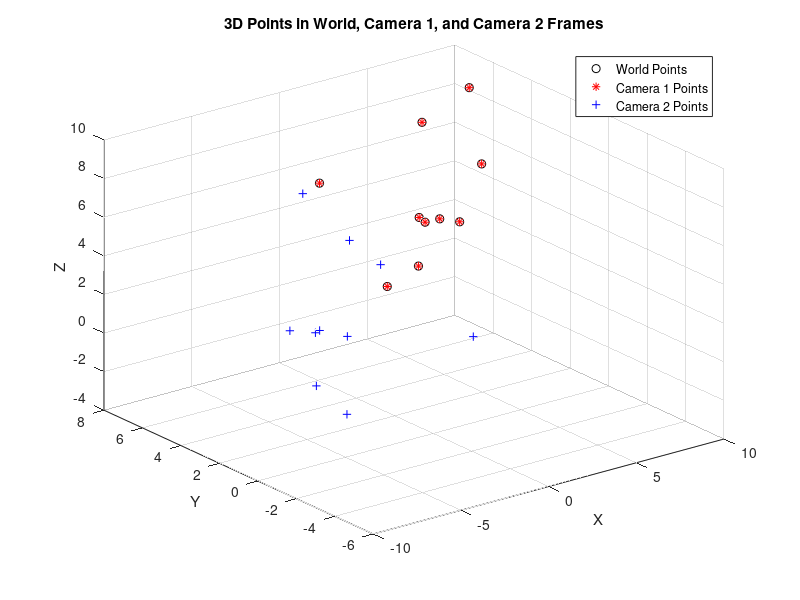

This figure's MATLAB source:
% Define 3D points in the world coordinate system
n_points = 10; % Number of points
P_world = rand(3, n_points) * 10; % Random 3D points

% Camera 1 (reference camera)
R1 = eye(3); % Identity rotation
t1 = [0; 0; 0]; % Zero translation

% Camera 2 (freely chosen pose)
theta = pi/4; % 45 degrees rotation around z-axis
R2 = [cos(theta), -sin(theta), 0; sin(theta), cos(theta), 0; 0, 0, 1]; % Rotation
t2 = [5; 2; 3]; % Translation

% Compute relative rotation and translation
R12 = R2; % Relative rotation is the rotation of Camera 2
t12 = -R2 * t2; % Relative translation

% Transform points
P_cam1 = R1 * (P_world - t1); % Points in Camera 1 frame (same as P_world)
P_cam2 = R2 * (P_world - t2); % Points in Camera 2 frame

% Validate transformation
P_cam2_reconstructed = R12 * P_cam1 + t12; % Reconstructed points in Camera 2
error = norm(P_cam2 - P_cam2_reconstructed, 'fro'); % Validation error

% Display results
disp('Relative Rotation Matrix (R12):');
disp(R12);
disp('Relative Translation Vector (t12):');
disp(t12);
disp('Reconstruction Error:');
disp(error);

% Visualization
figure;
plot3(P_world(1, :), P_world(2, :), P_world(3, :), 'ko'); hold on;
plot3(P_cam1(1, :), P_cam1(2, :), P_cam1(3, :), 'r*');
plot3(P_cam2(1, :), P_cam2(2, :), P_cam2(3, :), 'b+');
legend('World Points', 'Camera 1 Points', 'Camera 2 Points');
xlabel('X'); ylabel('Y'); zlabel('Z');
title('3D Points in World, Camera 1, and Camera 2 Frames');
grid on;